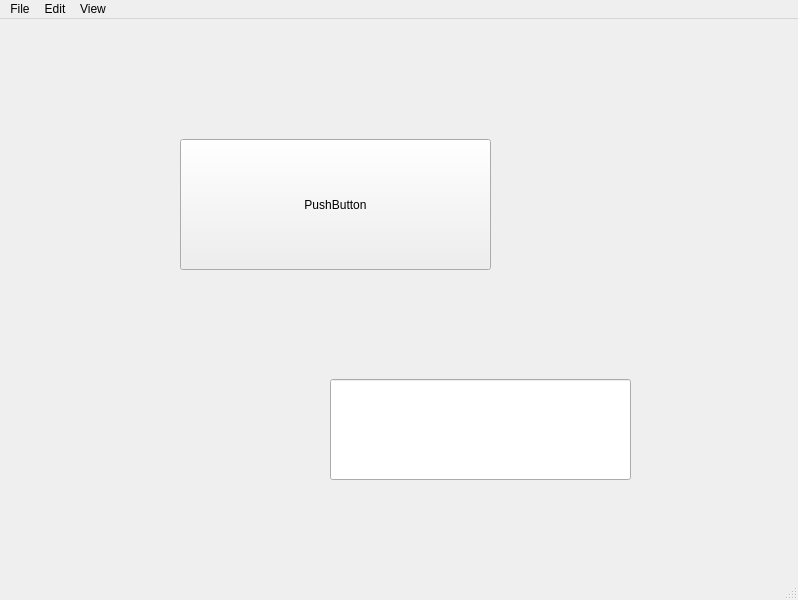
<?xml version="1.0" encoding="UTF-8"?>
<ui version="4.0">
 <class>MainWindow</class>
 <widget class="QMainWindow" name="MainWindow">
  <property name="geometry">
   <rect>
    <x>0</x>
    <y>0</y>
    <width>798</width>
    <height>600</height>
   </rect>
  </property>
  <property name="windowTitle">
   <string>MainWindow</string>
  </property>
  <widget class="Paineis" name="centralwidget">
   <widget class="QLineEdit" name="lineEdit">
    <property name="geometry">
     <rect>
      <x>330</x>
      <y>360</y>
      <width>301</width>
      <height>101</height>
     </rect>
    </property>
   </widget>
   <widget class="QPushButton" name="pushButton">
    <property name="geometry">
     <rect>
      <x>180</x>
      <y>120</y>
      <width>311</width>
      <height>131</height>
     </rect>
    </property>
    <property name="text">
     <string>PushButton</string>
    </property>
   </widget>
  </widget>
  <widget class="QMenuBar" name="menubar">
   <property name="geometry">
    <rect>
     <x>0</x>
     <y>0</y>
     <width>798</width>
     <height>22</height>
    </rect>
   </property>
   <widget class="QMenu" name="menuSistema">
    <property name="title">
     <string>File</string>
    </property>
   </widget>
   <widget class="QMenu" name="menuEdit">
    <property name="title">
     <string>Edit</string>
    </property>
   </widget>
   <widget class="QMenu" name="menuView">
    <property name="title">
     <string>View</string>
    </property>
   </widget>
   <addaction name="menuSistema"/>
   <addaction name="menuEdit"/>
   <addaction name="menuView"/>
  </widget>
  <widget class="QStatusBar" name="statusbar"/>
 </widget>
 <customwidgets>
  <customwidget>
   <class>Paineis</class>
   <extends>QWidget</extends>
   <header location="global">paineis.h</header>
   <container>1</container>
  </customwidget>
 </customwidgets>
 <resources/>
 <connections/>
</ui>
